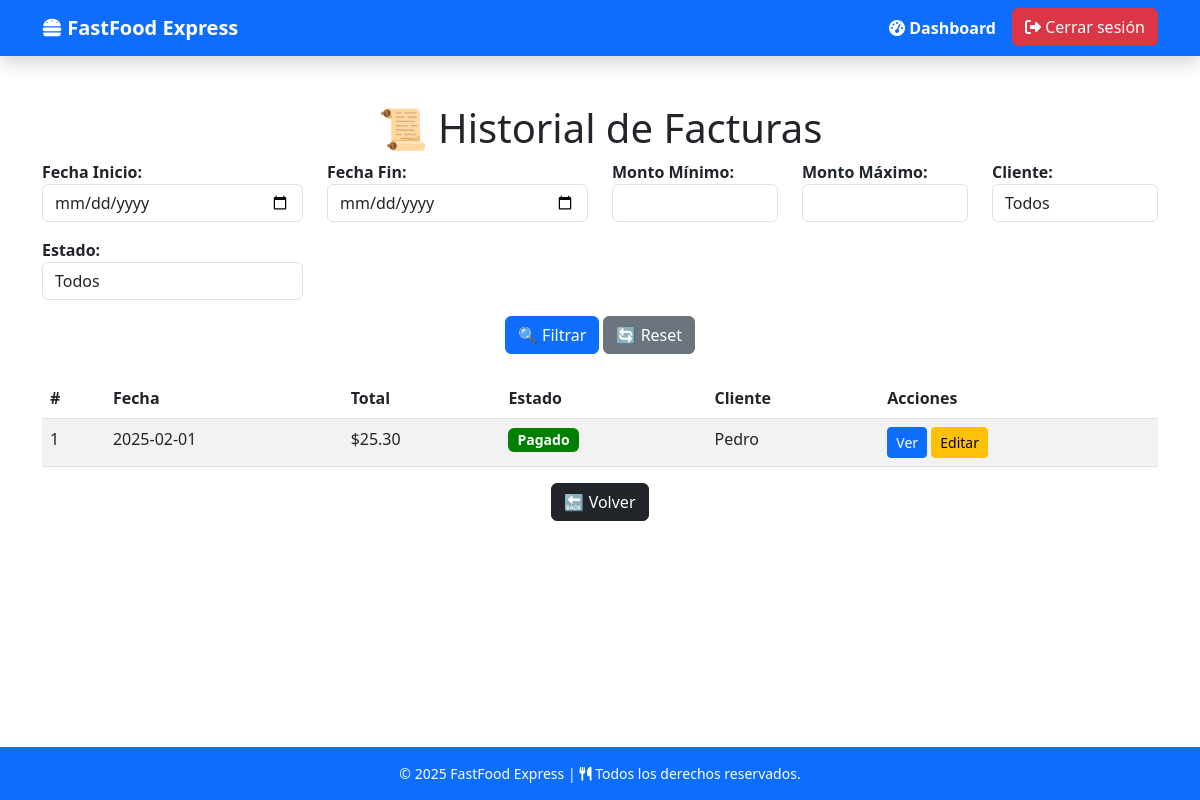
The page /facturas/ (signed in) on the database as committed earlier.
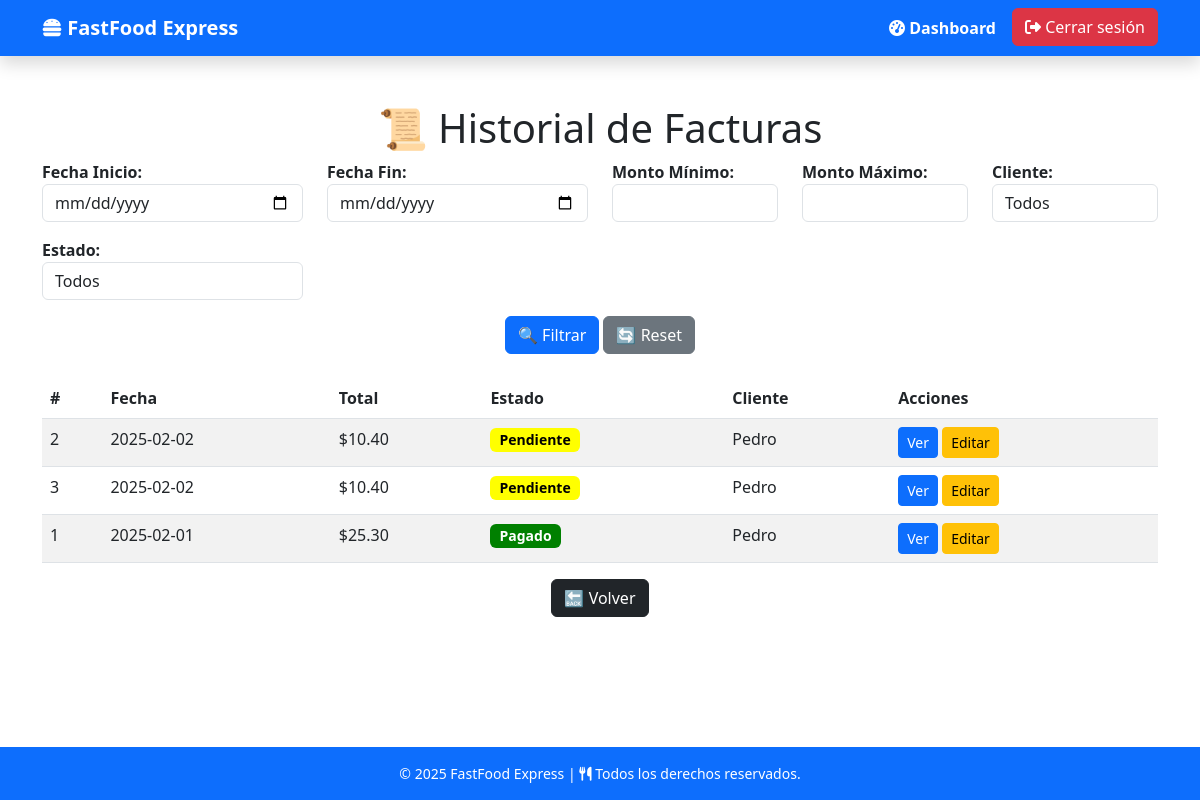
The same page on the database as committed later.
### facturacion/models.py (models this page shows, shortened)
class Factura(models.Model):
    numero = models.AutoField(primary_key=True)
    total = models.FloatField(default=0.0, editable=False)
    subtotal = models.FloatField(default=0.0, editable=False)
    impuesto_total = models.FloatField(default=0.0, editable=False)
    descuento = models.FloatField(default=0.0, editable=False)
    fecha = models.DateField(default=date.today)
    pedido = models.ForeignKey(Pedido, on_delete=models.CASCADE)
    metodo_pago_efectivo = models.ForeignKey('PagoEfectivo', null=True, blank=True, on_delete=models.SET_NULL)
    metodo_pago_tarjeta = models.ForeignKey('PagoTarjeta', null=True, blank=True, on_delete=models.SET_NULL)
    metodo_pago_transferencia = models.ForeignKey('PagoTransferencia', null=True, blank=True, on_delete=models.SET_NULL)
    promociones = models.ManyToManyField(Promocion, blank=True)

### pedidos/models.py (models this page shows, shortened)
class Pedido(models.Model):
    fecha_actual = models.DateTimeField(auto_now=True, editable=False)
    numero = models.AutoField(primary_key=True)
    cliente = models.ForeignKey(Cliente, on_delete=models.CASCADE, related_name="pedidos_cliente")
    mesero = models.ForeignKey(Mesero, on_delete=models.SET_NULL, null=True, blank=True,
                                   related_name="pedidos_mesero")
    mesa = models.ForeignKey(Mesa, on_delete=models.SET_NULL, null=True, blank=True, related_name="pedidos_mesa")
    estado = models.CharField(
        max_length=50,
        choices=EstadoPedido.choices,
        default=EstadoPedido.PENDIENTE
    )

### util/models.py (models this page shows, shortened)
class Persona(models.Model):
    cedula = models.CharField(max_length=10, unique=True)
    nombre = models.CharField(max_length=100)
    apellido = models.CharField(max_length=50)
    telefono = models.CharField(max_length=15, unique=True)
    email = models.EmailField(unique=True, null=True, blank=True)
    direccion = models.TextField(null=True, blank=True)
    class Meta:
        abstract = True

class Cliente(Persona):
    activo = models.BooleanField(default=True)

### facturacion/views.py (the view)
# urls.py: path('facturas/', lista_facturas, name='factura_lista'),
@login_required
def lista_facturas(request):
    facturas = Factura.objects.all().order_by('-fecha')
    fecha_inicio = request.GET.get("fecha_inicio")
    fecha_fin = request.GET.get("fecha_fin")
    monto_min = request.GET.get("monto_min")
    monto_max = request.GET.get("monto_max")
    cliente_id = request.GET.get("cliente_id")
    estado = request.GET.get("estado")  # Nuevo filtro por estado
    if fecha_inicio and fecha_fin:
        facturas = facturas.filter(fecha__range=[fecha_inicio, fecha_fin])
    if monto_min:
        facturas = facturas.filter(total__gte=float(monto_min))
    if monto_max:
        facturas = facturas.filter(total__lte=float(monto_max))
    if cliente_id:
        facturas = facturas.filter(pedido__cliente_id=cliente_id)
    if estado in ["PENDIENTE", "PAGADO"]:
        facturas = facturas.filter(pedido__estado=estado)
    clientes = Cliente.objects.all()
    return render(request, 'facturacion/factura_lista.html', {
        'facturas': facturas,
        'clientes': clientes,
        'fecha_inicio': fecha_inicio,
        'fecha_fin': fecha_fin,
        'monto_min': monto_min,
        'monto_max': monto_max,
        'cliente_id': cliente_id,
        'estado': estado  # Pasar el estado al template
    })

### templates/facturacion/factura_lista.html (shortened to what this page needs)
{% extends 'base.html' %}
{% load static %}
{% block content %}
<div class="container mt-5">
    <h1 class="text-center">📜 Historial de Facturas</h1>
    <form method="GET" class="mb-4">
        <div class="row">
            <div class="col-md-3">
                <label><strong>Fecha Inicio:</strong></label>
                <input type="date" name="fecha_inicio" class="form-control" value="{{ fecha_inicio }}">
            </div>
            <div class="col-md-3">
                <label><strong>Fecha Fin:</strong></label>
                <input type="date" name="fecha_fin" class="form-control" value="{{ fecha_fin }}">
            </div>
            <div class="col-md-2">
                <label><strong>Monto Mínimo:</strong></label>
                <input type="number" name="monto_min" class="form-control" step="0.01" min="0" value="{{ monto_min }}">
            </div>
            <div class="col-md-2">
                <label><strong>Monto Máximo:</strong></label>
                <input type="number" name="monto_max" class="form-control" step="0.01" min="0" value="{{ monto_max }}">
            </div>
            <div class="col-md-2">
                <label><strong>Cliente:</strong></label>
                <select name="cliente_id" class="form-control">
                    <option value="">Todos</option>
                </select>
            </div>
        </div>
        <div class="row mt-3">
            <div class="col-md-3">
                <label><strong>Estado:</strong></label>
                <select name="estado" class="form-control">
                    <option value="">Todos</option>
                </select>
            </div>
        </div>
        <div class="text-center mt-3">
            <button type="submit" class="btn btn-primary">🔍 Filtrar</button>
            <a href="{% url 'factura_lista' %}" class="btn btn-secondary">🔄 Reset</a>
        </div>
    </form>
    {% if facturas %}
        <table class="table table-striped">
            <thead>
                <tr>
                    <th>#</th>
                    <th>Fecha</th>
                    <th>Total</th>
                    <th>Estado</th>
                    <th>Cliente</th>
                    <th>Acciones</th>
                </tr>
            </thead>
            <tbody>
                {% for factura in facturas %}
                    <tr>
                        <td>{{ factura.numero }}</td>
                        <td>{{ factura.fecha|date:"Y-m-d" }}</td>
                        <td>${{ factura.total|floatformat:2 }}</td>
                        <td>
                            {% if factura.pedido.estado == "PAGADO" %}
                                <span class="badge badge-success" style="font-size: 14px; color: white; background-color: green;">Pagado</span>
                            {% else %}
                                <span class="badge badge-warning" style="font-size: 14px; color: black; background-color: yellow;">Pendiente</span>
                            {% endif %}
                        </td>
                        <td>{{ factura.pedido.cliente.nombre }}</td>
                        <td>
                            <a href="{% url 'factura_detalle' factura.numero %}" class="btn btn-primary btn-sm">Ver</a>
                            <a href="{% url 'editar_factura' factura.numero %}" class="btn btn-warning btn-sm">Editar</a>
                        </td>
                    </tr>
                {% endfor %}
            </tbody>
        </table>
    {% else %}
        <p class="text-muted text-center">No hay facturas registradas.</p>
    {% endif %}
</div>
<div class="text-center mt-3">
    <button type="button" class="btn btn-dark" onclick="history.back()">🔙 Volver</button>
</div>
{% endblock %}

Rows that differ between the two databases and show on the page:
added Factura: numero "2", fecha "2025-02-02", total "10.40", shows "Pendiente", pedido.cliente.nombre "Pedro"
added Factura: numero "3", fecha "2025-02-02", total "10.40", shows "Pendiente", pedido.cliente.nombre "Pedro"
